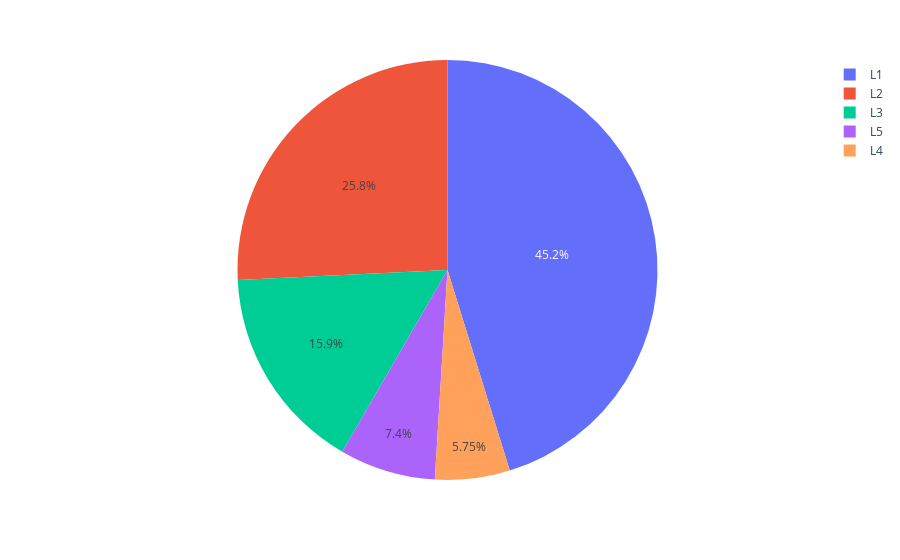

Notebook code cell kept with this figure:
### Code cell
pie = df['Location_Type'].value_counts()
store = pie.index
orders = pie.values

fig = px.pie(values = orders, names = store)
fig.show()

### Figure 1 — Plotly figure (JSON) as saved in the notebook; plotly's stock layout.template omitted (floating-point values rounded to 4 significant figures)
{"data": [{"domain": {"x": [0, 1], "y": [0, 1]}, "hovertemplate": "label=%{label}<br>value=%{value}<extra></extra>", "labels": ["L1", "L2", "L3", "L5", "L4"], "legendgroup": "", "name": "", "showlegend": true, "type": "pie", "values": [85140, 48504, 29928, 13932, 10836]}], "layout": {"legend": {"tracegroupgap": 0}, "margin": {"t": 60}}}
